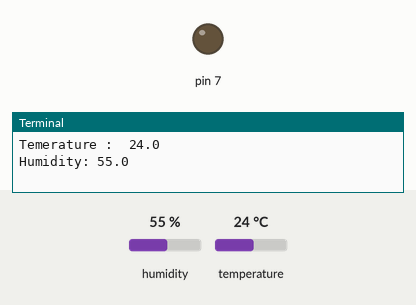
This program was run on a simulated Raspberry Pi (header pin numbers). Shown: output pins drawn as LEDs (lit = HIGH), the last lines printed to the terminal. Dashed ring = blinking. The test bench sets the inputs (shaded band); at power-on: temperature 24 °C, humidity 55 %.

Above: at 1.2 s.
1.3 s: temperature set to 27 °C
At 2.25 s:
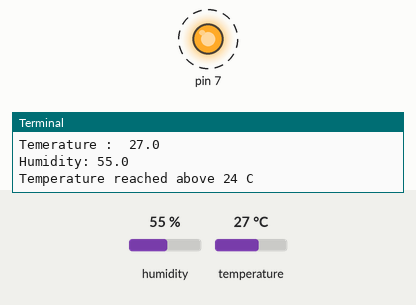
7.4 s: temperature set to 12 °C
At 7.9 s:
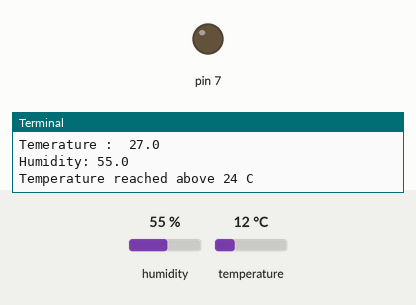
10.2 s: temperature set to 28 °C
At 12.4 s:
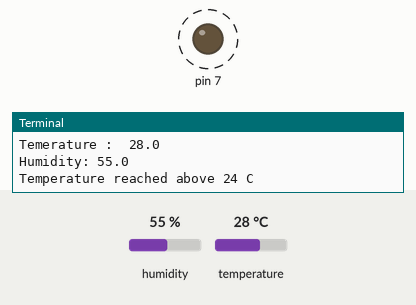
16.3 s: temperature set to 19 °C
At 17.2 s:
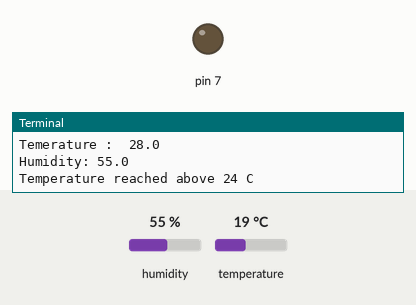
Timing chart, 0 to 19.3 s (numbered marks = the images above; inputs shaded):
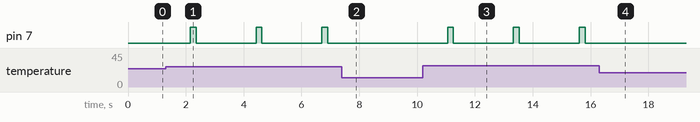

Measured:
- the behaviour switches between 25 and 26 °C on temperature (found by bisection; images 0 and 1)
- after the input at 1.3 s, pin 7: alternates HIGH for 0.20 s and LOW for 2.1 s, starting after 0.85 s
- after the input at 7.4 s, pin 7: stays LOW (without the input it goes to HIGH after 1.6 s)
- after the input at 10.2 s, pin 7: alternates HIGH for 0.20 s and LOW for 2.1 s, starting after 0.86 s
- after the input at 16.3 s, pin 7: stays LOW (without the input it goes to HIGH after 1.6 s)

The program:

tempbuzzer.py
```python
import RPi.GPIO as g
import dht11
import time

g.setmode(g.BOARD)
g.setup(7,g.OUT,initial=g.LOW)

def main():
    while 1:
        instance=dht11.DHT11(pin=12)
        result=instance.read()
        if result.is_valid():
            print("Temerature : ", result.temperature)
            print("Humidity:", result.humidity)
            if result.temperature>25:
                g.output(7,g.HIGH)
                print("Temperature reached above 24 C")
                time.sleep(0.2)
                g.output(7,g.LOW)
        time.sleep(2)
try:
    main()
except KeyboardInterrupt:
    pass
finally:
    g.cleanup()
```
